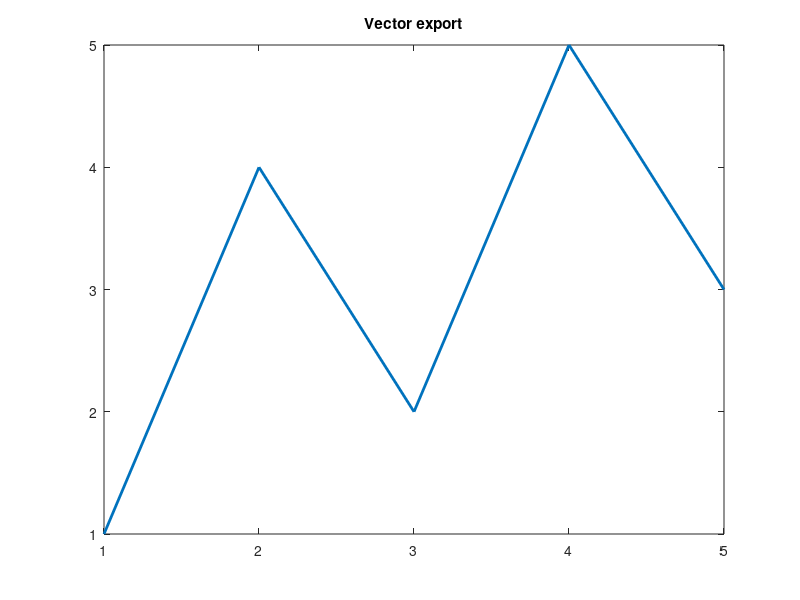
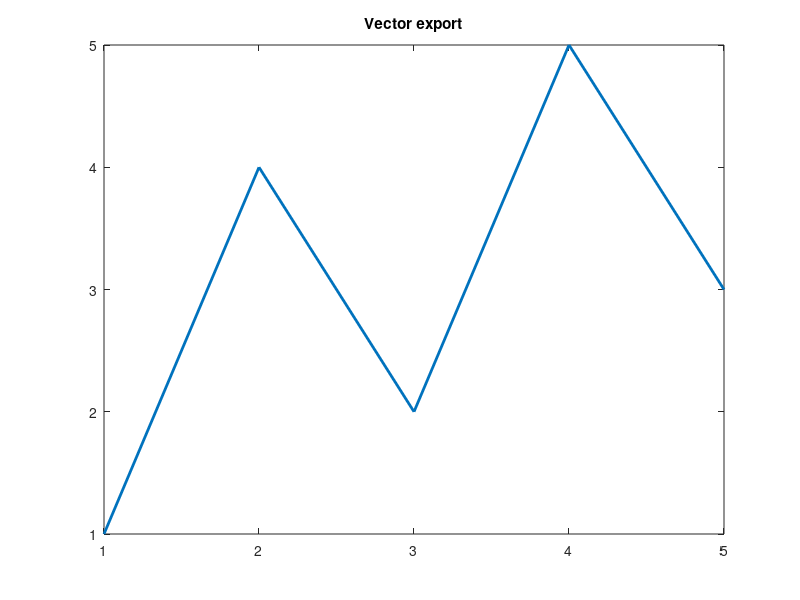

Write the MATLAB code that produced these figures, in order. (Note: this script raises an error after producing the figures.)
%=============================================================================
% Copyright (c) 2016-present Allan CORNET (Nelson)
%=============================================================================
% This file is part of Nelson.
%=============================================================================
% LICENCE_BLOCK_BEGIN
% SPDX-License-Identifier: LGPL-3.0-or-later
% LICENCE_BLOCK_END
%=============================================================================
% <--ADV-CLI MODE-->
%=============================================================================
destination = [tempname(), '/'];
mkdir(destination);
f = figure('Visible', 'off', 'Position', [100 100 420 315], 'Color', [1 1 1]);
plot(1:5, [1, 4, 2, 5, 3], 'LineWidth', 2);
title('Vector export');
%=============================================================================
svgFile = [destination, 'figure.svg'];
pdfFile = [destination, 'figure.pdf'];
saveas(f, svgFile);
saveas(f, pdfFile);
close(f);
%=============================================================================
svg = fileread(svgFile);
asserts.istrue(contains(svg, '<svg'));
asserts.istrue(contains(svg, 'viewBox='));
asserts.istrue(contains(svg, '</svg>'));
fid = fopen(pdfFile, 'r');
asserts.istrue(fid > 0);
signature = fread(fid, 4, '*char');
fclose(fid);
asserts.isequal(signature, '%PDF');
%=============================================================================
